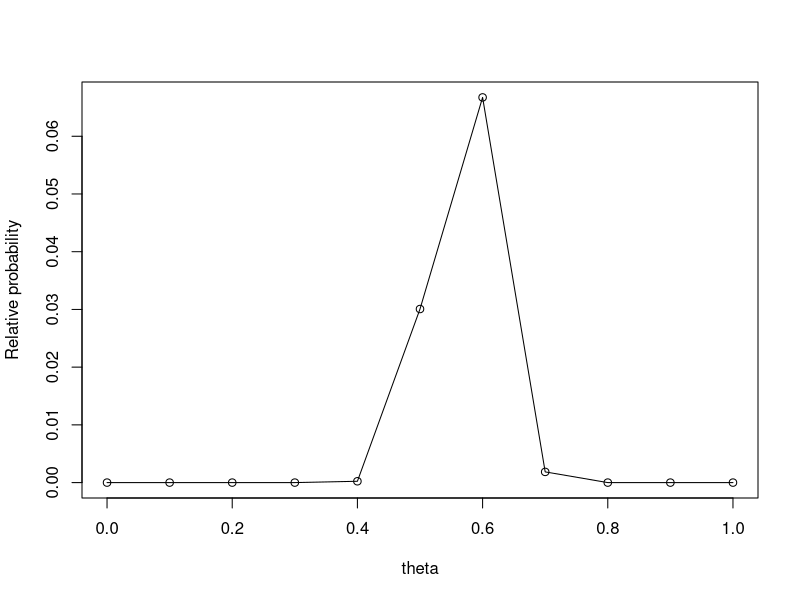
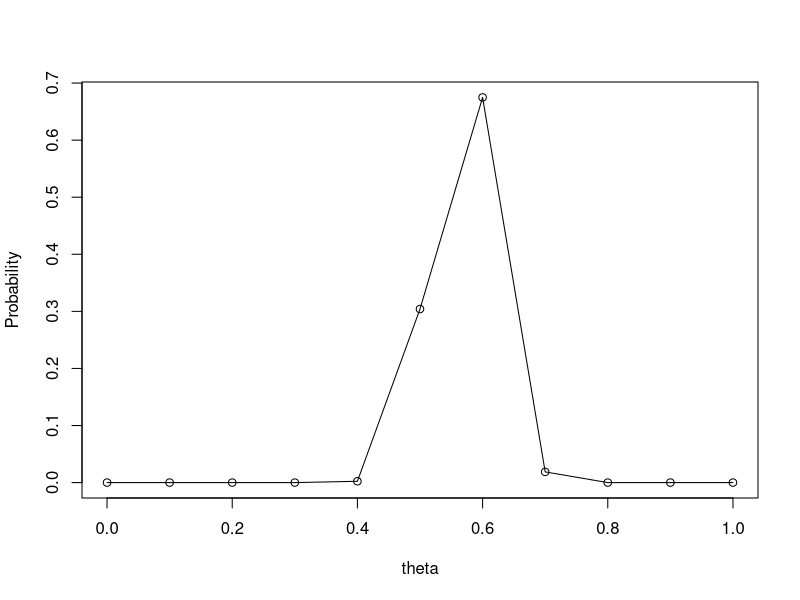
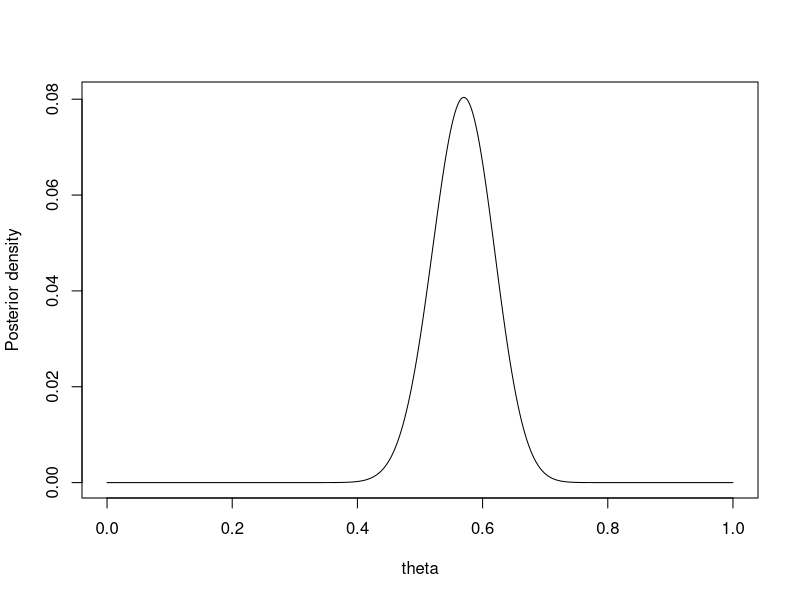
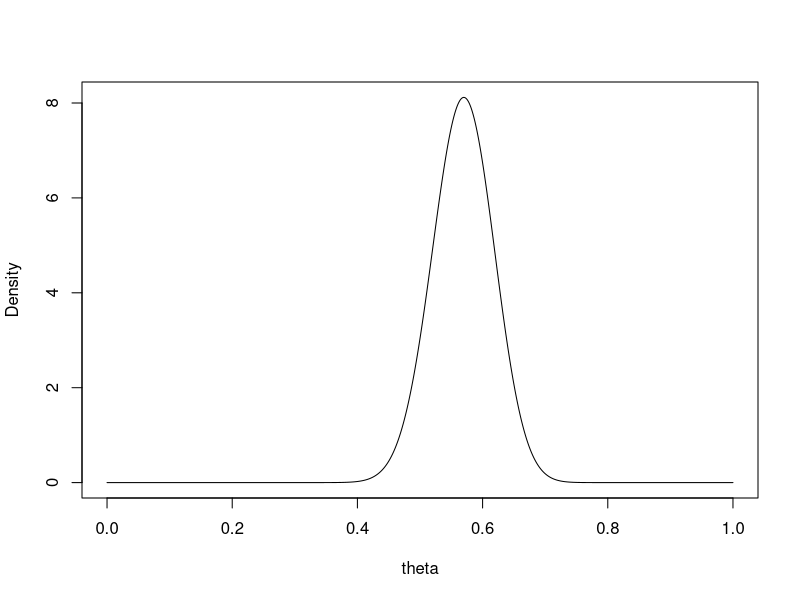
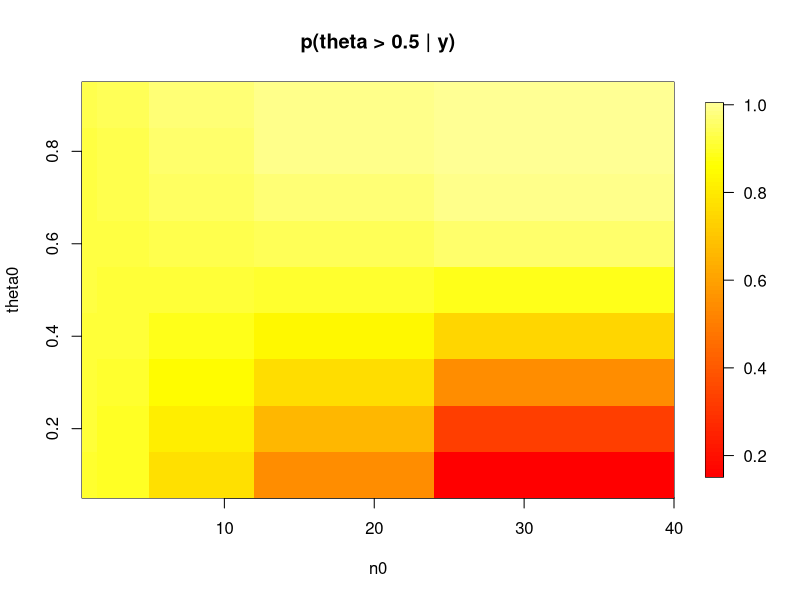
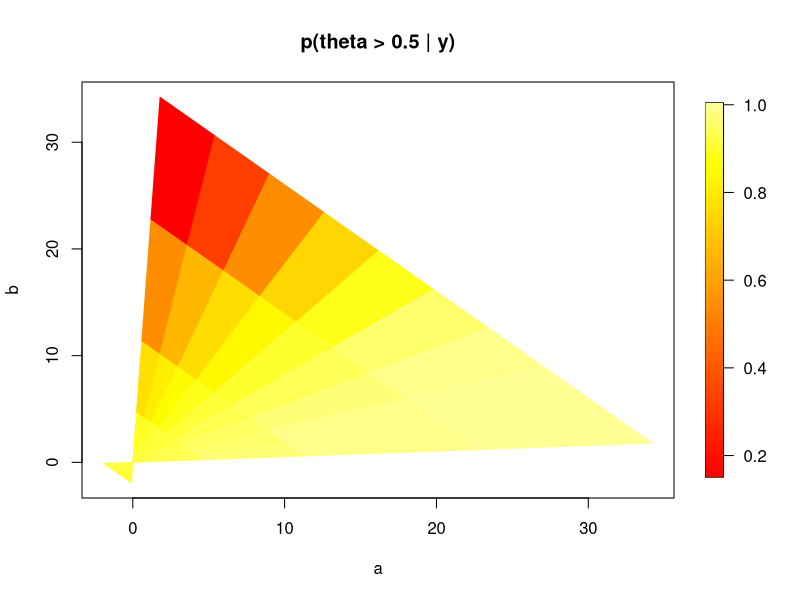
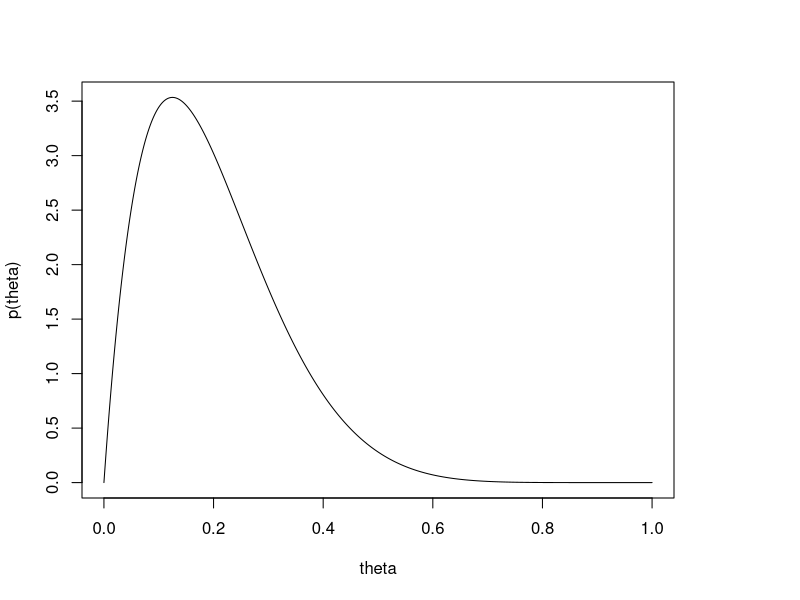
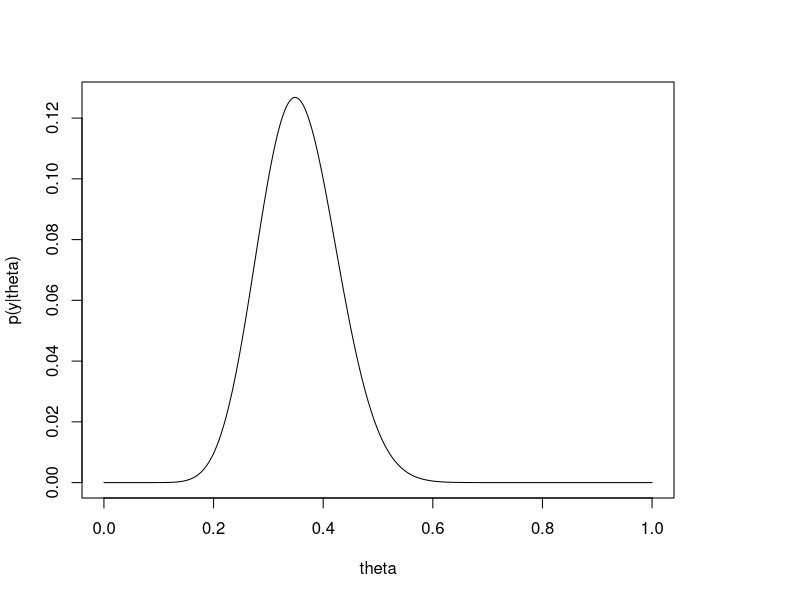

Recreate these plots in R, in order.
## ---- chunk 1
knitr::opts_chunk$set(echo = TRUE)
## ---- chunk 2
library(tidyverse)
library(fields)
## ---- chunk 3
prob <- function(n, y, theta){
  x = n-y
  return(factorial(n)/(factorial(y)*factorial(x))* theta**y * (1-theta)**(x))
}
theta = seq(0,1,0.1)
probs = prob(100,57,theta=theta)
data.frame(theta=theta, Relative_probability=round(probs, 4))
plot(theta, probs, type = "o",ylab = "Relative probability")
## ---- chunk 4
new_probs = probs/sum(probs)
data.frame(theta=theta, probability=round(new_probs, 4))
plot(theta, new_probs, type = "o",ylab = "Probability")
## ---- chunk 5
theta=seq(0,1,1e-4)
probs = prob(n=100, y=57, theta=theta)
plot(theta, probs, type = "l", ylab = "Posterior density")
## ---- chunk 6
betas = dbeta(seq(0,1,1e-4), shape1=58, shape2=44)
plot(theta, betas, type="l", ylab="Density")
## ---- chunk 7
theta0s = seq(0.1,0.9, 0.1)
n0s = c(1,2,8,16,32)
w = 0.5
n = 100
y = 57

prior_as <- n0s %*% t(theta0s)
prior_bs <- n0s %*% t((1-theta0s))

post_prob <- matrix(nrow = length(n0s), ncol = length(theta0s))
post_a <- prior_as + y
post_b <- prior_bs + n - y

for (i in 1:length(n0s)){
  for (j in 1:length(theta0s)){
    post_prob[i,j] <- 1-pbeta(w,post_a[i,j],post_b[i,j])
  }
}

image.plot(n0s, theta0s,post_prob,xlab="n0",ylab="theta0",
           main="p(theta > 0.5 | y)",col=heat.colors(100)[1:90])
image.plot(prior_as, prior_bs,post_prob,xlab="a",ylab="b",
           main="p(theta > 0.5 | y)",col=heat.colors(100)[1:90])
## ---- chunk 8
y = 15
n = 43
a = 2
b = 8
theta = seq(0,1,1e-3)
ploting <- function(theta,y,n,a,b){
  new_a = y + a
  new_b = n-y+b
  plot(theta, dbeta(theta,a,b), type="l", ylab="p(theta)")   
  plot(theta, dbinom(y,n,theta), type="l", ylab="p(y|theta)")
  plot(theta, dbeta(theta,a+y,b+n-y), type="l", ylab="p(theta)")
  x1 <- data.frame(mean=new_a/(new_a+new_b),
             mode=(new_a-1)/(new_a+new_b-2),
             sd=sqrt((new_a/(new_a+new_b))*(new_b/(new_a+new_b))/(new_a+new_b+1)),
             Confidence_Interval=paste(round(qbeta(c(0.025, 0.975), new_a, new_b),4), collapse = ",")
             )
  rownames(x1) <- paste0("Beta(",a,",",b,")")
  return(x1)
}
ploting(theta=theta, y=y,n=n,a=a,b=b)
## ---- chunk 9
ploting(theta=theta, y=y,n=n,a=b,b=a)
## ---- chunk 10
mixture = 0.75*dbeta(theta,2,8) + 0.25*dbeta(theta,8,2)
df <- data.frame(theta=theta, beta28=dbeta(theta,2,8),
           beta82=dbeta(theta,8,2), mixture=mixture) %>%
  pivot_longer(cols=c("beta28", "beta82", "mixture"), names_to="group", values_to = "density")
ggplot(df) +
  geom_line(aes(x=theta, y=density,col=group))
## ---- chunk 11
gamma(10)/(gamma(2)*gamma(8))/4
## ---- chunk 12
new_dens <- function(theta){
  18*(factorial(43)/(factorial(15)*factorial(43-15)))*(3*theta**16*(1-theta)**35 
                                                       + theta**22*(1-theta)**29)
}
posterior <- new_dens(theta=theta)
plot(theta, posterior,type = "l", ylab="Posterior")
max(posterior)
(mode = theta[which.max(posterior)])   # approximated mode
